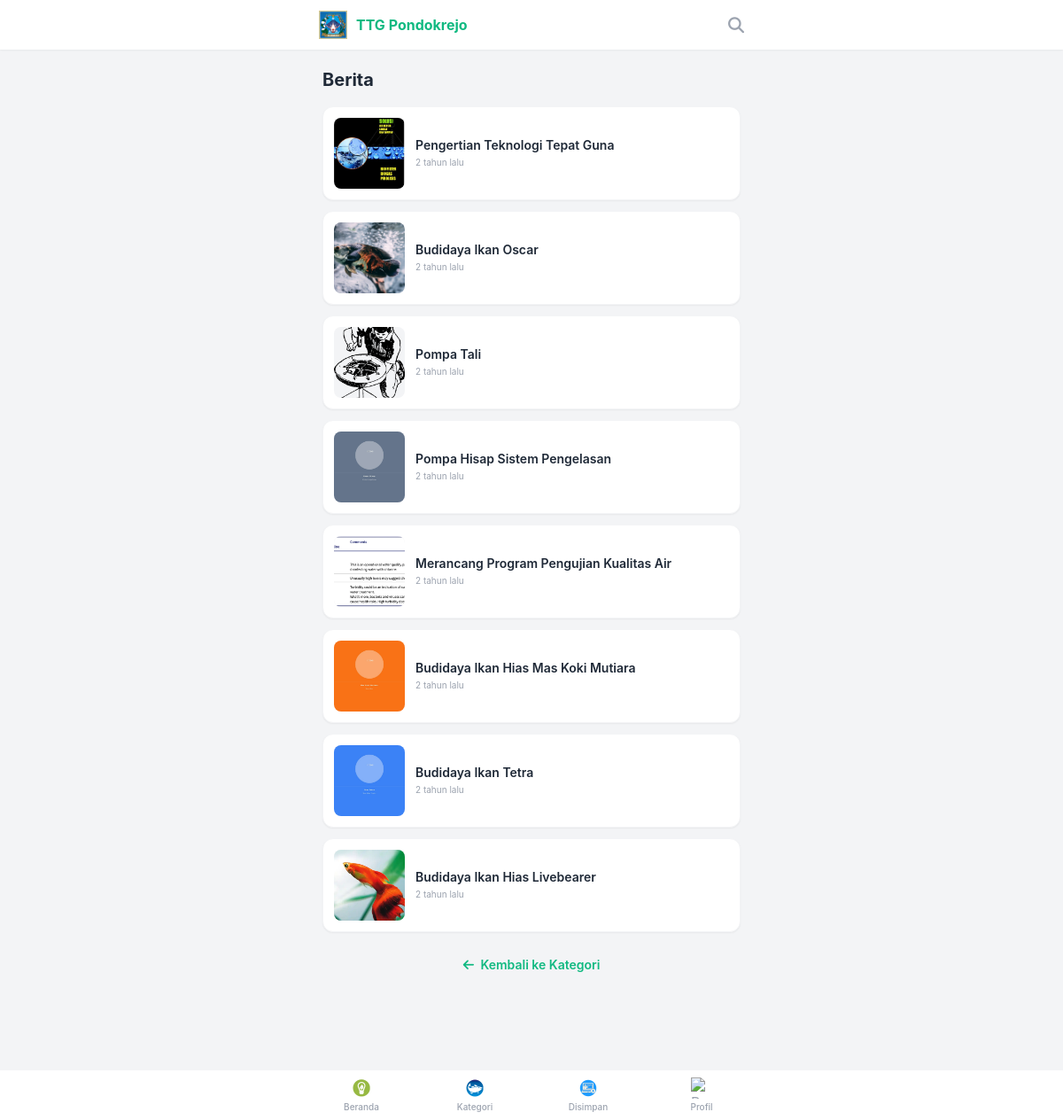
Screenshot of /category.php?id=7 with the database file from the repository.
### tables this page shows
CREATE TABLE categories (
            id INTEGER PRIMARY KEY AUTOINCREMENT,
            name TEXT NOT NULL,
            icon_class TEXT -- e.g. fa-leaf for fontawesome or just text
        );

CREATE TABLE tutorials (
            id INTEGER PRIMARY KEY AUTOINCREMENT,
            title TEXT NOT NULL,
            slug TEXT UNIQUE NOT NULL,
            description TEXT,
            difficulty TEXT, -- 'Easy', 'Medium', 'Hard'
            duration INTEGER, -- in minutes
            category_id INTEGER,
            author_id INTEGER,
            created_at DATETIME DEFAULT CURRENT_TIMESTAMP,
            view_count INTEGER DEFAULT 0,
            image_path TEXT, video_url TEXT, pdf_path TEXT, -- Main thumbnail
            FOREIGN KEY(category_id) REFERENCES categories(id),
            FOREIGN KEY(author_id) REFERENCES users(id)
        );

### includes/functions.php (called while the page is built, shortened)
<?php
function timeAgo($ts) {
    if (!is_numeric($ts)) $ts = strtotime($ts);
    $d = time() - $ts;
    foreach ([31536000 => 'tahun', 2592000 => 'bulan', 86400 => 'hari', 3600 => 'jam', 60 => 'menit', 1 => 'detik'] as $s => $str)
        if ($d >= $s) return round($d / $s) . ' ' . $str . ' lalu';
}
?>

### public/category.php (the view, shortened to what this page needs)
<?php
require_once __DIR__ . '/../includes/functions.php';
$pdo = connectDB();
$pageTitle = "Kategori";
$cat_id = isset($_GET['id']) ? (int)$_GET['id'] : null;
if ($cat_id) {
    $stmt = $pdo->prepare("SELECT name FROM categories WHERE id = ?");
    $stmt->execute([$cat_id]);
    $cat = $stmt->fetch();
    if ($cat) {
        $pageTitle = $cat['name'];
        $stmt = $pdo->prepare("SELECT t.* FROM tutorials t WHERE t.category_id = ? ORDER BY created_at DESC");
        $stmt->execute([$cat_id]);
        $tutorials = $stmt->fetchAll();
    } else { $cat_id = null; }
}
require_once __DIR__ . '/../includes/header.php';
?>
<div class="max-w-lg mx-auto px-5 py-5 mb-20">
    <h1 class="text-xl font-bold mb-4 text-gray-800"><?php echo $pageTitle; ?></h1>
    <?php if ($cat_id): ?>
        <div class="space-y-3">
            <?php if (empty($tutorials)): ?>
                <div class="text-center py-12 text-gray-400"><i class="far fa-folder-open text-4xl mb-3 block"></i><p class="text-sm">Belum ada tutorial.</p></div>
            <?php else: ?>
                <?php foreach($tutorials as $t): ?>
                <a href="tutorial.php?id=<?php echo $t['id']; ?>" class="flex gap-3 bg-white rounded-xl shadow-sm border border-gray-100 p-3 hover:shadow-md transition">
                    <div class="w-20 h-20 bg-gray-100 rounded-lg overflow-hidden flex-shrink-0">
                        <?php if($t['image_path']): ?>
                            <img src="<?php echo BASE_URL . $t['image_path']; ?>" class="w-full h-full object-cover" alt="">
                        <?php else: ?>
                            <div class="w-full h-full bg-primary/10 flex items-center justify-center"><i class="fas fa-image text-primary/30"></i></div>
                        <?php endif; ?>
                    </div>
                    <div class="flex-1 flex flex-col justify-center min-w-0">
                        <h3 class="font-semibold text-sm text-gray-800 line-clamp-2 leading-tight mb-1"><?php echo $t['title']; ?></h3>
                        <p class="text-[10px] text-gray-400"><?php echo timeAgo($t['created_at']); ?></p>
                    </div>
                </a>
                <?php endforeach; ?>
            <?php endif; ?>
        </div>
        <div class="mt-6 text-center">
            <a href="category.php" class="text-primary font-semibold text-sm hover:underline"><i class="fas fa-arrow-left mr-1"></i> Kembali ke Kategori</a>
        </div>
    <?php endif; ?>
</div>
<?php require_once __DIR__ . '/../includes/footer.php'; ?>

### includes/header.php (style rules this page uses)
.line-clamp-2 { display: -webkit-box; -webkit-line-clamp: 2; -webkit-box-orient: vertical; overflow: hidden; }

### rows the page displays
categories: name "Berita"
tutorials: image_path (picture), title "Pengertian Teknologi Tepat Guna", created_at "2 tahun lalu"
tutorials: image_path (picture), title "Budidaya Ikan Oscar", created_at "2 tahun lalu"
tutorials: image_path (picture), title "Pompa Tali", created_at "2 tahun lalu"
tutorials: image_path (picture), title "Pompa Hisap Sistem Pengelasan", created_at "2 tahun lalu"
tutorials: image_path (picture), title "Merancang Program Pengujian Kualitas Air", created_at "2 tahun lalu"
tutorials: image_path (picture), title "Budidaya Ikan Hias Mas Koki Mutiara", created_at "2 tahun lalu"
tutorials: image_path (picture), title "Budidaya Ikan Tetra", created_at "2 tahun lalu"
tutorials: image_path (picture), title "Budidaya Ikan Hias Livebearer", created_at "2 tahun lalu"
